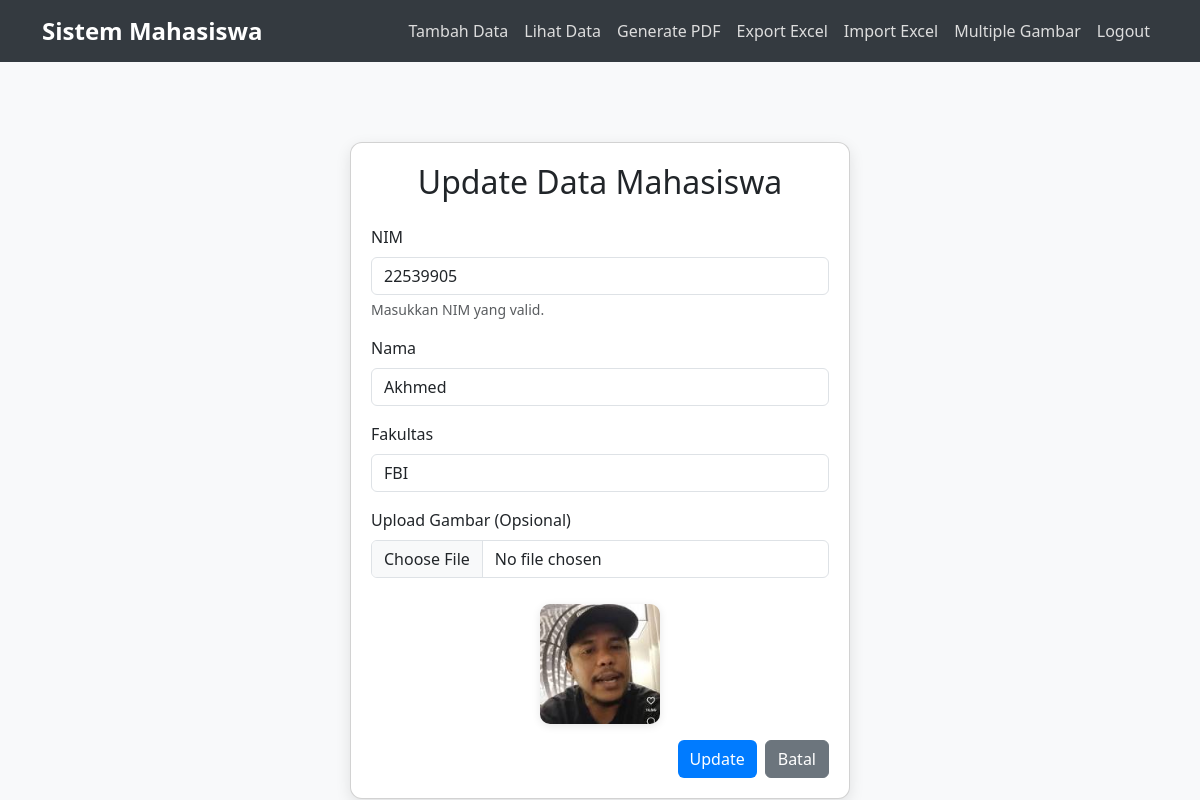
The page /update.php?nim=22539905 (signed in) on the database its author committed.
### tables this page shows
CREATE TABLE `firdaus` (
  `NIM` bigint(20) NOT NULL,
  `NAMA` varchar(50) NOT NULL,
  `FAKULTAS` varchar(50) NOT NULL,
  `gambar` varchar(255) DEFAULT NULL,
  `tanggal_input` date DEFAULT NULL
);

### update.php (the view, shortened to what this page needs)
<?php
$conn = new mysqli("localhost", "root", "", "gusti");
$nim = $nama = $fakultas = $gambar_lama = "";
if (isset($_GET['nim'])) {
    $original_nim = $conn->real_escape_string($_GET['nim']);
    $sql = "SELECT * FROM firdaus WHERE NIM='$original_nim'";
    $result = $conn->query($sql);
    if ($result->num_rows > 0) {
        $row = $result->fetch_assoc();
        $nim = $row['NIM'];
        $nama = $row['NAMA'];
        $fakultas = $row['FAKULTAS'];
        $gambar_lama = $row['gambar'];
    } else {
        echo "Data tidak ditemukan.";
        exit();
    }
}
?>
<!DOCTYPE html>
<html lang="en">
<head>
    <link href="https://cdn.jsdelivr.net/npm/bootstrap@5.3.0-alpha1/dist/css/bootstrap.min.css" rel="stylesheet">
</head>
<body>
    <nav class="navbar navbar-expand-lg navbar-dark">
        <div class="container">
            <a class="navbar-brand" href="#">Sistem Mahasiswa</a>
            <div class="collapse navbar-collapse" id="navbarNav">
                <ul class="navbar-nav ms-auto">
                    <li class="nav-item"><a class="nav-link" href="form_input.php">Tambah Data</a></li>
                    <li class="nav-item"><a class="nav-link" href="index.php">Lihat Data</a></li>
                    <li class="nav-item"><a class="nav-link" href="filter.php">Generate PDF</a></li>
                    <li class="nav-item"><a class="nav-link" href="export_excel.php">Export Excel</a></li>
                    <li class="nav-item"><a class="nav-link" href="import_excel.php">Import Excel</a></li>
                    <li class="nav-item"><a class="nav-link" href="index1.php">Multiple Gambar</a></li>
                    <li class="nav-item"><a class="nav-link" href="logout.php">Logout</a></li>
                </ul>
            </div>
        </div>
    </nav>
    <div class="container main-container">
        <div class="card">
            <h2 class="text-center mb-4">Update Data Mahasiswa</h2>
            <form method="POST" action="update.php" enctype="multipart/form-data">
                <div class="mb-3">
                    <label for="nim" class="form-label">NIM</label>
                    <input type="text" class="form-control" id="nim" name="nim"
                           value="<?php echo htmlspecialchars($nim); ?>" required>
                    <div class="form-text">Masukkan NIM yang valid.</div>
                </div>
                <div class="mb-3">
                    <label for="nama" class="form-label">Nama</label>
                    <input type="text" class="form-control" id="nama" name="nama"
                           value="<?php echo htmlspecialchars($nama); ?>" required>
                </div>
                <div class="mb-3">
                    <label for="fakultas" class="form-label">Fakultas</label>
                    <input type="text" class="form-control" id="fakultas" name="fakultas"
                           value="<?php echo htmlspecialchars($fakultas); ?>" required>
                </div>
                <div class="mb-3">
                    <label for="gambar" class="form-label">Upload Gambar (Opsional)</label>
                    <input type="file" class="form-control" id="gambar" name="gambar">
                    <?php if (!empty($gambar_lama)): ?>
                        <div class="text-center mt-3">
                            <img src="uploads/<?php echo htmlspecialchars($gambar_lama); ?>"
                                 alt="Gambar Lama" width="120">
                        </div>
                    <?php endif; ?>
                </div>
                <div class="d-flex justify-content-end">
                    <button type="submit" class="btn btn-primary me-2">Update</button>
                    <a href="index.php" class="btn btn-secondary">Batal</a>
                </div>
            </form>
        </div>
    </div>
</body>
</html>

### update.php (style rules this page uses)
body { background-color: #f8f9fa; }
.navbar { background-color: #343a40; }
.navbar-brand { font-weight: bold; font-size: 1.5rem; }
.nav-link { color: #ddd !important; transition: color 0.3s; }
.main-container { padding-top: 80px; }
.card { padding: 20px; border-radius: 12px; box-shadow: 0 5px 15px rgba(0, 0, 0, 0.1); background-color: #fff; max-width: 500px; margin: auto; }
.btn-primary { background-color: #007bff; border: none; transition: background-color 0.3s; }
img { margin-top: 10px; border-radius: 10px; box-shadow: 0 2px 8px rgba(0, 0, 0, 0.1); }

### rows shown on the page
firdaus: nim "22539905", nama "Akhmed", fakultas "FBI", gambar (picture)
